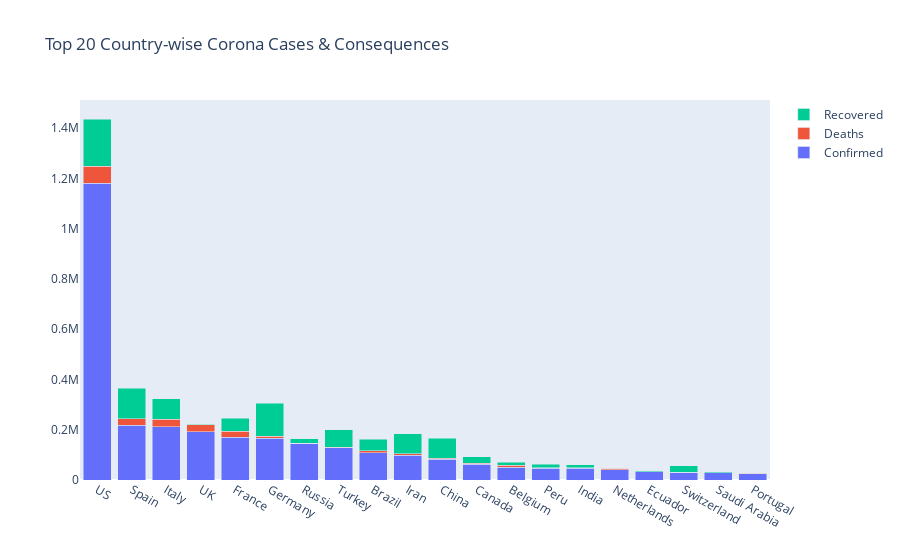

Notebook code cell kept with this figure:
### Code cell
fig = go.Figure(data=[
    go.Bar(name='Confirmed',x=ncov_all['Country'].unique(), y=ncov_all['Confirmed']),
    go.Bar(name='Deaths', x=ncov_all['Country'].unique(), y=ncov_all['Deaths']),
    go.Bar(name='Recovered', x=ncov_all['Country'].unique(), y=ncov_all['Recovered'])
])
# Change the bar mode
fig.layout.update(barmode='stack', title='Top 20 Country-wise Corona Cases & Consequences', yaxis_showgrid=False)
fig.show()

### Figure 1 — Plotly figure (JSON) as saved in the notebook; plotly's stock layout.template omitted (floating-point values rounded to 4 significant figures)
{"data": [{"name": "Confirmed", "type": "bar", "x": ["US", "Spain", "Italy", "UK", "France", "Germany", "Russia", "Turkey", "Brazil", "Iran", "China", "Canada", "Belgium", "Peru", "India", "Netherlands", "Ecuador", "Switzerland", "Saudi Arabia", "Portugal"], "y": [1180000.0, 218000.0, 211900.0, 191800.0, 169600.0, 166200.0, 145300.0, 127700.0, 108600.0, 98650.0, 82880.0, 61960.0, 50270.0, 47370.0, 46440.0, 40970.0, 31880.0, 29980.0, 28660.0, 25520.0]}, {"name": "Deaths", "type": "bar", "x": ["US", "Spain", "Italy", "UK", "France", "Germany", "Russia", "Turkey", "Brazil", "Iran", "China", "Canada", "Belgium", "Peru", "India", "Netherlands", "Ecuador", "Switzerland", "Saudi Arabia", "Portugal"], "y": [68920.0, 25430.0, 29080.0, 28810.0, 25200.0, 6993.0, 1356.0, 3461.0, 7367.0, 6277.0, 4633.0, 4003.0, 7924.0, 1344.0, 1566.0, 5098.0, 1569.0, 1784.0, 191.0, 1063.0]}, {"name": "Recovered", "type": "bar", "x": ["US", "Spain", "Italy", "UK", "France", "Germany", "Russia", "Turkey", "Brazil", "Iran", "China", "Canada", "Belgium", "Peru", "India", "Netherlands", "Ecuador", "Switzerland", "Saudi Arabia", "Portugal"], "y": [187200.0, 121300.0, 82880.0, 910.0, 51480.0, 132700.0, 18100.0, 68170.0, 45820.0, 79380.0, 77850.0, 26030.0, 12380.0, 14430.0, 12850.0, 138.0, 3433.0, 25200.0, 4476.0, 1712.0]}], "layout": {"barmode": "stack", "title": {"text": "Top 20 Country-wise Corona Cases & Consequences"}, "yaxis": {"showgrid": false}}}
